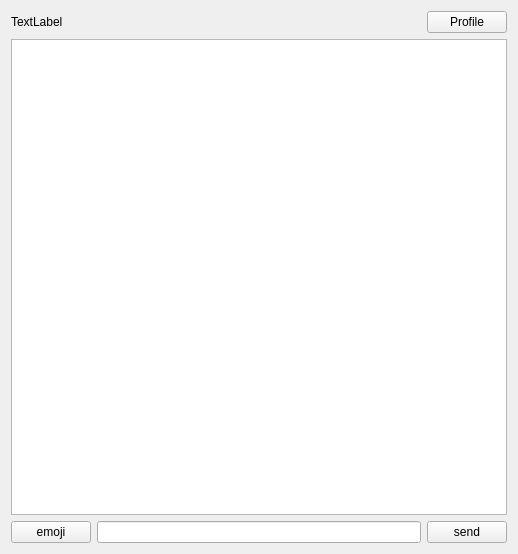
<?xml version="1.0" encoding="UTF-8"?>
<ui version="4.0">
 <class>ChatWindow</class>
 <widget class="QWidget" name="ChatWindow">
  <property name="geometry">
   <rect>
    <x>0</x>
    <y>0</y>
    <width>518</width>
    <height>554</height>
   </rect>
  </property>
  <property name="sizePolicy">
   <sizepolicy hsizetype="Expanding" vsizetype="Expanding">
    <horstretch>0</horstretch>
    <verstretch>0</verstretch>
   </sizepolicy>
  </property>
  <property name="windowTitle">
   <string>Form</string>
  </property>
  <layout class="QVBoxLayout" name="verticalLayout">
   <item>
    <layout class="QHBoxLayout" name="horizontalLayout_2">
     <item>
      <widget class="QLabel" name="fiendUsernameLabel">
       <property name="text">
        <string>TextLabel</string>
       </property>
      </widget>
     </item>
     <item>
      <spacer name="horizontalSpacer">
       <property name="orientation">
        <enum>Qt::Orientation::Horizontal</enum>
       </property>
       <property name="sizeHint" stdset="0">
        <size>
         <width>40</width>
         <height>20</height>
        </size>
       </property>
      </spacer>
     </item>
     <item>
      <widget class="QPushButton" name="profileButton">
       <property name="text">
        <string>Profile</string>
       </property>
      </widget>
     </item>
    </layout>
   </item>
   <item>
    <widget class="QListWidget" name="messageArea">
     <property name="sizePolicy">
      <sizepolicy hsizetype="Expanding" vsizetype="Expanding">
       <horstretch>0</horstretch>
       <verstretch>0</verstretch>
      </sizepolicy>
     </property>
    </widget>
   </item>
   <item>
    <layout class="QHBoxLayout" name="horizontalLayout">
     <item>
      <widget class="QPushButton" name="emojiButton">
       <property name="text">
        <string>emoji</string>
       </property>
      </widget>
     </item>
     <item>
      <widget class="QLineEdit" name="inputLine">
       <property name="sizePolicy">
        <sizepolicy hsizetype="Expanding" vsizetype="Preferred">
         <horstretch>0</horstretch>
         <verstretch>0</verstretch>
        </sizepolicy>
       </property>
      </widget>
     </item>
     <item>
      <widget class="QPushButton" name="sendButton">
       <property name="text">
        <string>send</string>
       </property>
      </widget>
     </item>
    </layout>
   </item>
  </layout>
 </widget>
 <resources/>
 <connections/>
</ui>
